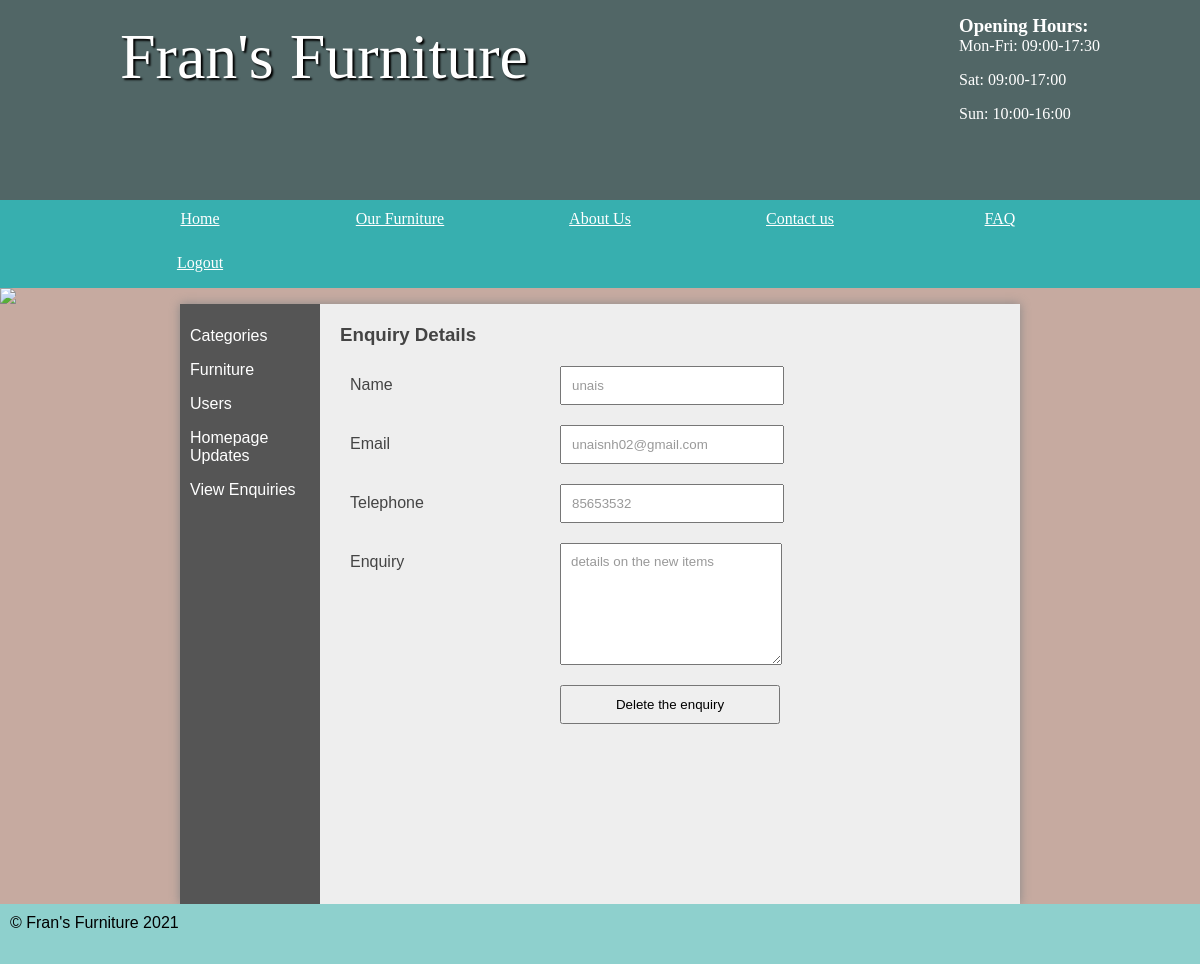
Page /furniture/public/admin/viewenquiries.php?id=4 (signed in) on the committed database.
### tables this page shows
CREATE TABLE `enquiries` (
  `id` int(11) NOT NULL AUTO_INCREMENT,
  `name` varchar(45) DEFAULT NULL,
  `email` varchar(45) DEFAULT NULL,
  `telephone` varchar(15) DEFAULT NULL,
  `enquiry` varchar(240) DEFAULT NULL,
  PRIMARY KEY (`id`)
);

### furniture/public/admin/viewenquiries.php (the view, shortened to what this page needs)
<?php
$pdo = new PDO('mysql:dbname=furniture;host=127.0.0.1', 'student', 'student', [PDO::ATTR_ERRMODE => PDO::ERRMODE_EXCEPTION]);
?>
<!DOCTYPE html>
<html>
	<head>
		<link rel="stylesheet" href="/styles.css"/>
	</head>
	<body>
	<header>
		<section>
<?php include_once '../openinghours.php'?>
			<h1>Fran's Furniture</h1>
		</section>
	</header>
	<?php include_once 'loginnav.php';?>
<img src="/images/randombanner.php"/>
	<main class="admin">
	<?php
if (isset($_SESSION['loggedin']) && $_SESSION['loggedin'] == true) {
    $enquiries = $pdo->query('SELECT * FROM enquiries WHERE id = ' . $_GET['id'])->fetch();
    ?>
	<section class="left">
	<?php include_once 'catnav.php';?>
	</section>
	<section class="right">
	<h3>Enquiry Details</h3>
    <form action="deleteenquiries.php" method="POST">
	<label>Name</label>
	<input readonly type="text" name="name" value="<?php echo $enquiries['name']; ?>" />
	<label>Email</label>
	<input readonly type="text" name="email" value="<?php echo $enquiries['email']; ?>" />
	<label>Telephone</label>
	<input readonly type="text" name="telephone" value="<?php echo $enquiries['telephone']; ?>" />
	<label>Enquiry</label>
	<textarea readonly rows="4" cols="50" type="text" name="enquiry"><?php echo $enquiries['enquiry']; ?></textarea>
	<input type="submit" name="submit" value="Delete the enquiry" />
</form>
	</section>
	<?php
}
?>
	</main>
	<?php include_once '../footer.php';?>
</body>
</html>

### furniture/public/styles.css (style rules this page uses)
* { margin: 0; padding: 0; }
html { font-family: 'Oxygen-Regular', verdana, sans-serif; }
body { background-color: #C6AAA0; }
header { background-color: #516666 ; color: white; height: 200px; }
header section { width: 1000px; display: block; margin:auto; }
header h1 { float: left; margin-left: 20px; }
body > img { width: 100%; display: block; }
header section { display: block; font-family: 'Mr Dafoe', cursive; }
header h1 { font-weight: normal; }
h1 { font-size:4em; color: white; text-align: center; padding-top: 20px; text-shadow: 2px 2px 2px #000; }
main { min-height: 75vh; background-color: #eee; width: 70vw; display: block; margin: auto; box-shadow: 0px 0px 10px #888; color:#444; }
form select, form label, form input, form textarea { float: left; width: 200px; padding: 10px; margin-top: 20px; }
form label { clear: left; }
textarea { height: 100px; }
form input[type="text"], form input[type="password"], textarea { color: #999; font-family: verdana, sans-serif }
input[type="submit"] { clear: both; margin-left: 220px; width: 220px; }
.stock, .admin { display: table; }
.stock > ul, .admin .left { width: 10vw; list-style-type: none; display: table-cell; padding: 10px; background-color: #555; margin: 0; }
.stock .products, .admin .right { display: table-cell; padding: 20px; }
.right { padding: 20px; }

### rows in the picture
enquiries: name "unais", email "unaisnh02@gmail.com", telephone "85653532", enquiry "details on the new items"
